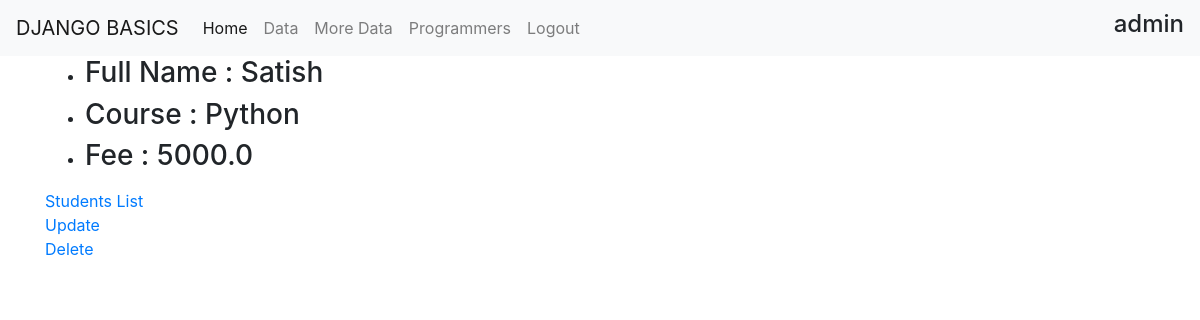
The app's page /crudApp/cbv/7/ (signed in) with its own data.
### crudApp/models.py (models this page shows, shortened)
class Student(models.Model):
    course_choices = [('python', 'Python'), ('java', 'Java'),
                      ('django', 'Django'), ('flask', 'Flask')]
    fullname = models.CharField(max_length=20)
    course = models.CharField(max_length=10, choices=course_choices)
    fee = models.FloatField()

### crudApp/views.py (the view)
# urls.py: url(r'^cbv/(?P<pk>\d+)/$', views.StudentDetailView.as_view(),
class StudentDetailView(LoginRequiredMixin, DetailView):
    model = Student

### templates/crudApp/student_detail.html
{% extends 'templateApp/base.html' %}
{% block content %}
<div class="container">
    <ul>
        <li>
            <h3>Full Name : {{ student.fullname | title }}</h3>
        </li>
        <li>
            <h3>Course : {{ student.course | title }}</h3>
        </li>
        <li>
            <h3>Fee : {{ student.fee }}</h3>
        </li>
    </ul>
    <a href="{% url 'cbv_student_list' %}">Students List</a>
    <br>
    <a href="{% url 'cbv_update' student.id %}">Update</a>
    <br>
    {% if perms.crudApp.delete_student %}
    <a href="{% url 'cbv_delete' student.id %}">Delete</a>
    {% endif %}
</div>
{% endblock content %}

### templates/templateApp/base.html (shortened to what this page needs)
<!DOCTYPE html>
<html lang="en">
<head>
    <link rel="stylesheet" href="https://stackpath.bootstrapcdn.com/bootstrap/4.4.1/css/bootstrap.min.css"
>
</head>
<body>
    <nav class="navbar navbar-expand-lg navbar-light bg-light">
        <a class="navbar-brand" href="{% url 'template_home' %}">DJANGO BASICS</a>
        <div class="collapse navbar-collapse" id="navbarNav">
            <ul class="navbar-nav">
                <li class="nav-item active">
                    <a class="nav-link" href="{% url 'template_home' %}">Home<span class="sr-only">(current)</span></a>
                </li>
                <li class="nav-item">
                    <a class="nav-link" href="{% url 'template_data' %}">Data</a>
                </li>
                <li class="nav-item">
                    <a class="nav-link" href="{% url 'more_data' %}">More Data</a>
                </li>
                <li class="nav-item">
                    <a class="nav-link" href="{% url 'programmers' %}">Programmers</a>
                </li>
                {% if user.is_authenticated %}
                <li class="nav-item">
                    <a class="nav-link" href="{% url 'logout' %}">Logout</a>
                </li>
                {% endif %}
            </ul>
        </div>
        <h4 class="text-right">{{ user.username }}</h4>
    </nav>
    {% block content%}
    {% endblock %}
</body>
</html>

### records on screen
Student: fullname "Satish", course "Python", fee "5000.0"

### other values on screen
{{ user.username }} "admin"
